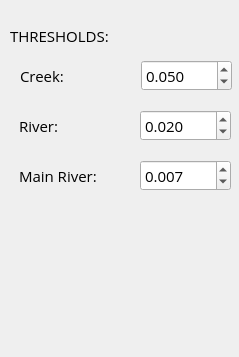
            <widget class="QWidget" name="mpHydrology">
             <property name="geometry">
              <rect>
               <x>0</x>
               <y>0</y>
               <width>239</width>
               <height>357</height>
              </rect>
             </property>
             <attribute name="label">
              <string>Hydrology</string>
             </attribute>
             <widget class="QDoubleSpinBox" name="spnTHCreek">
              <property name="geometry">
               <rect>
                <x>141</x>
                <y>60</y>
                <width>91</width>
                <height>31</height>
               </rect>
              </property>
              <property name="font">
               <font>
                <family>Open Sans</family>
                <pointsize>11</pointsize>
                <weight>50</weight>
                <bold>false</bold>
               </font>
              </property>
              <property name="decimals">
               <number>3</number>
              </property>
              <property name="maximum">
               <double>1.000000000000000</double>
              </property>
              <property name="singleStep">
               <double>0.010000000000000</double>
              </property>
              <property name="value">
               <double>0.050000000000000</double>
              </property>
             </widget>
             <widget class="QLabel" name="label_61">
              <property name="geometry">
               <rect>
                <x>20</x>
                <y>60</y>
                <width>91</width>
                <height>31</height>
               </rect>
              </property>
              <property name="font">
               <font>
                <family>Open Sans</family>
                <pointsize>11</pointsize>
                <weight>50</weight>
                <bold>false</bold>
               </font>
              </property>
              <property name="text">
               <string>Creek:</string>
              </property>
             </widget>
             <widget class="QDoubleSpinBox" name="spnTHRiver">
              <property name="geometry">
               <rect>
                <x>140</x>
                <y>110</y>
                <width>91</width>
                <height>31</height>
               </rect>
              </property>
              <property name="font">
               <font>
                <family>Open Sans</family>
                <pointsize>11</pointsize>
                <weight>50</weight>
                <bold>false</bold>
               </font>
              </property>
              <property name="decimals">
               <number>3</number>
              </property>
              <property name="maximum">
               <double>1.000000000000000</double>
              </property>
              <property name="singleStep">
               <double>0.010000000000000</double>
              </property>
              <property name="value">
               <double>0.020000000000000</double>
              </property>
             </widget>
             <widget class="QLabel" name="label_62">
              <property name="geometry">
               <rect>
                <x>19</x>
                <y>110</y>
                <width>91</width>
                <height>31</height>
               </rect>
              </property>
              <property name="font">
               <font>
                <family>Open Sans</family>
                <pointsize>11</pointsize>
                <weight>50</weight>
                <bold>false</bold>
               </font>
              </property>
              <property name="text">
               <string>River:</string>
              </property>
             </widget>
             <widget class="QLabel" name="label_63">
              <property name="geometry">
               <rect>
                <x>10</x>
                <y>20</y>
                <width>151</width>
                <height>31</height>
               </rect>
              </property>
              <property name="font">
               <font>
                <family>Open Sans</family>
                <pointsize>11</pointsize>
                <weight>50</weight>
                <bold>false</bold>
               </font>
              </property>
              <property name="text">
               <string>THRESHOLDS:</string>
              </property>
             </widget>
             <widget class="QDoubleSpinBox" name="spnTHMainRiver">
              <property name="geometry">
               <rect>
                <x>140</x>
                <y>160</y>
                <width>91</width>
                <height>31</height>
               </rect>
              </property>
              <property name="font">
               <font>
                <family>Open Sans</family>
                <pointsize>11</pointsize>
                <weight>50</weight>
                <bold>false</bold>
               </font>
              </property>
              <property name="decimals">
               <number>3</number>
              </property>
              <property name="maximum">
               <double>1.000000000000000</double>
              </property>
              <property name="singleStep">
               <double>0.005000000000000</double>
              </property>
              <property name="value">
               <double>0.007000000000000</double>
              </property>
             </widget>
             <widget class="QLabel" name="label_64">
              <property name="geometry">
               <rect>
                <x>19</x>
                <y>160</y>
                <width>101</width>
                <height>31</height>
               </rect>
              </property>
              <property name="font">
               <font>
                <family>Open Sans</family>
                <pointsize>11</pointsize>
                <weight>50</weight>
                <bold>false</bold>
               </font>
              </property>
              <property name="text">
               <string>Main River:</string>
              </property>
             </widget>
            </widget>
